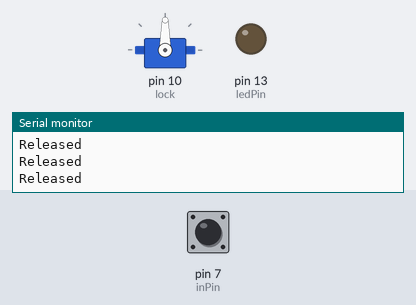
Recording of a sketch running on a simulated Arduino Uno, built with avr-gcc and run on an emulated ATmega328P. On the bench: servo, output pins drawn as LEDs (lit = HIGH), the last lines printed to the serial monitor. Inputs (shaded band) come from the test bench; at power-on: pin 7 (inPin) LOW.

Above: at 1.2 s.
1.3 s: pin 7 (inPin) driven HIGH
At 1.46 s:
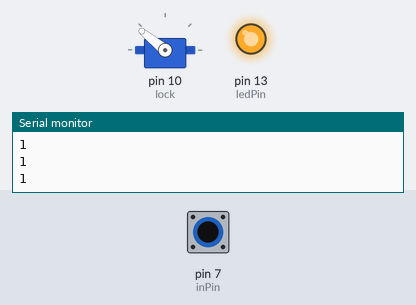
At 2.07 s:
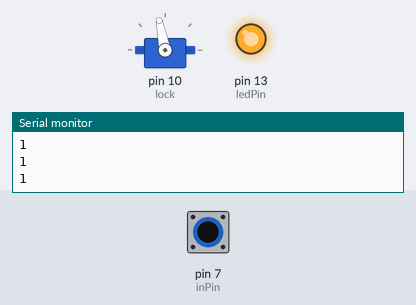
4.3 s: pin 7 (inPin) driven LOW
At 4.9 s:
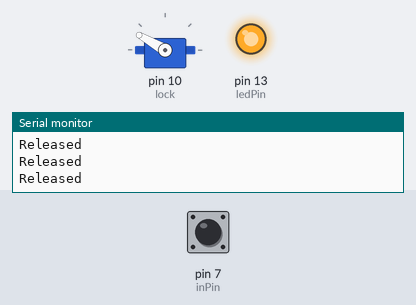
5.8 s: pin 7 (inPin) pulsed HIGH 2 times (0.12 s each, 0.3 s apart)
9.4 s: pin 7 (inPin) pulsed HIGH 5 times (0.12 s each, 0.3 s apart)
Timing chart, 0 to 12.4 s (numbered marks = the images above; inputs shaded):
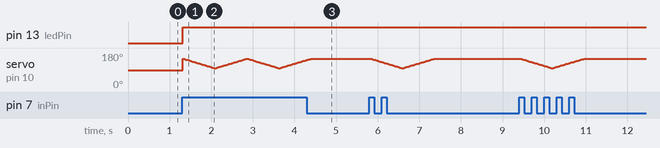

Measured:
- after the input at 1.3 s, pin 13 (ledPin): LOW → HIGH at once
- after the input at 4.3 s, servo on pin 10 (lock): goes on until 4.4 s, then stays 150°

The sketch:

board_eraser.ino
```cpp
#include <Servo.h>
Servo lock;

int ledPin = 13; // choose the pin for the LED
int inPin = 7;   // choose the input pin (for a pushbutton)
int val = 0;     // variable for reading the pin status
int pos=0;

void setup() {
  Serial.begin(9600);
  pinMode(ledPin, OUTPUT);  // declare LED as output
  pinMode(inPin, INPUT);    // declare pushbutton as input
  lock.attach(10);
}

void loop(){
  val = digitalRead(inPin);  // read input value
  if (val == HIGH)
    {
      Serial.println("Pressed");      // check if the input is HIGH (button released)
      digitalWrite(ledPin, HIGH);  // turn LED OFF

      for(pos = 150; pos>=100; pos-=1)     // goes from 180 degrees to 0 degrees
          {
            Serial.println("1");
            lock.write(pos);                // tell servo to go to position in variable 'pos'
            delay(15);                       // waits 15ms for the servo to reach the position
          }

      for(pos = 100; pos <= 150; pos += 1) // goes from 0 degrees to 180 degrees
          {
            Serial.println("2");// in steps of 1 degree
            lock.write(pos);              // tell servo to go to position in variable 'pos'
            delay(15);                       // waits 15ms for the servo to reach the position
          }
    }
  val=digitalRead(inPin);

if (val==0)
      {
        Serial.println("Released");
      }
    }
```
